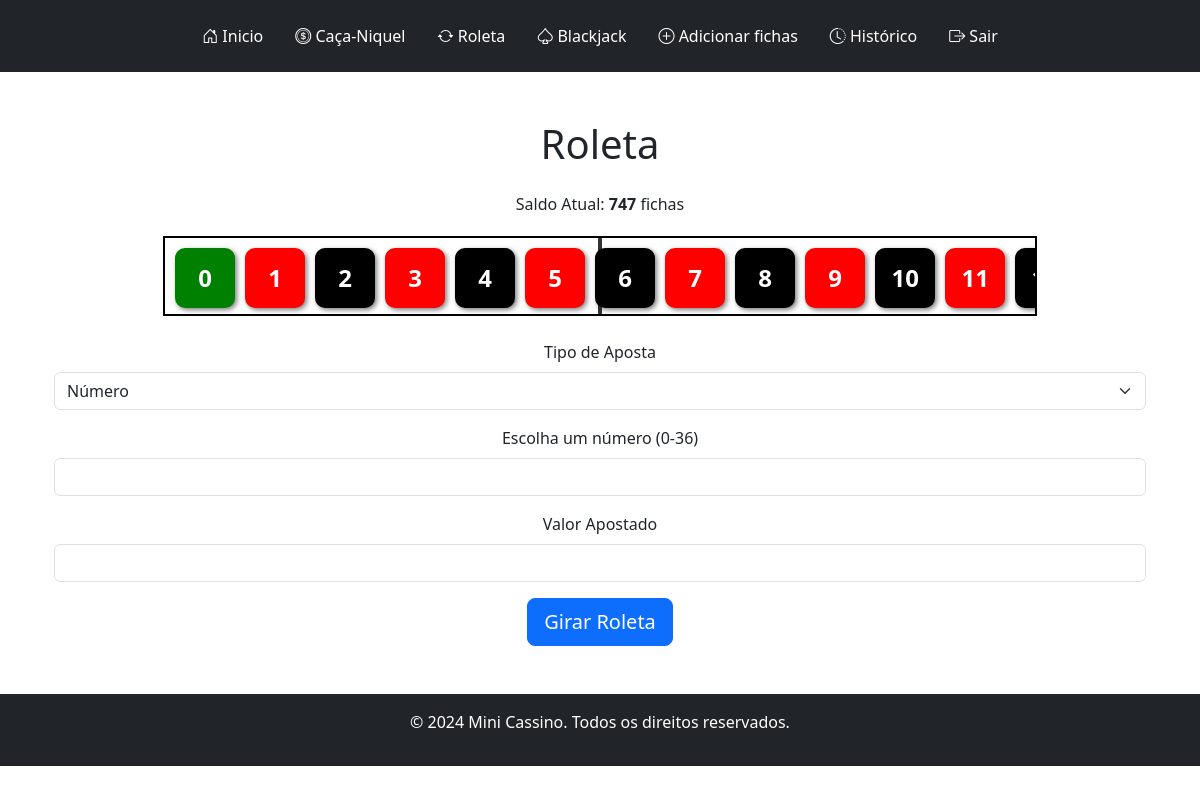
Page /roleta (signed in) on the earlier database version.
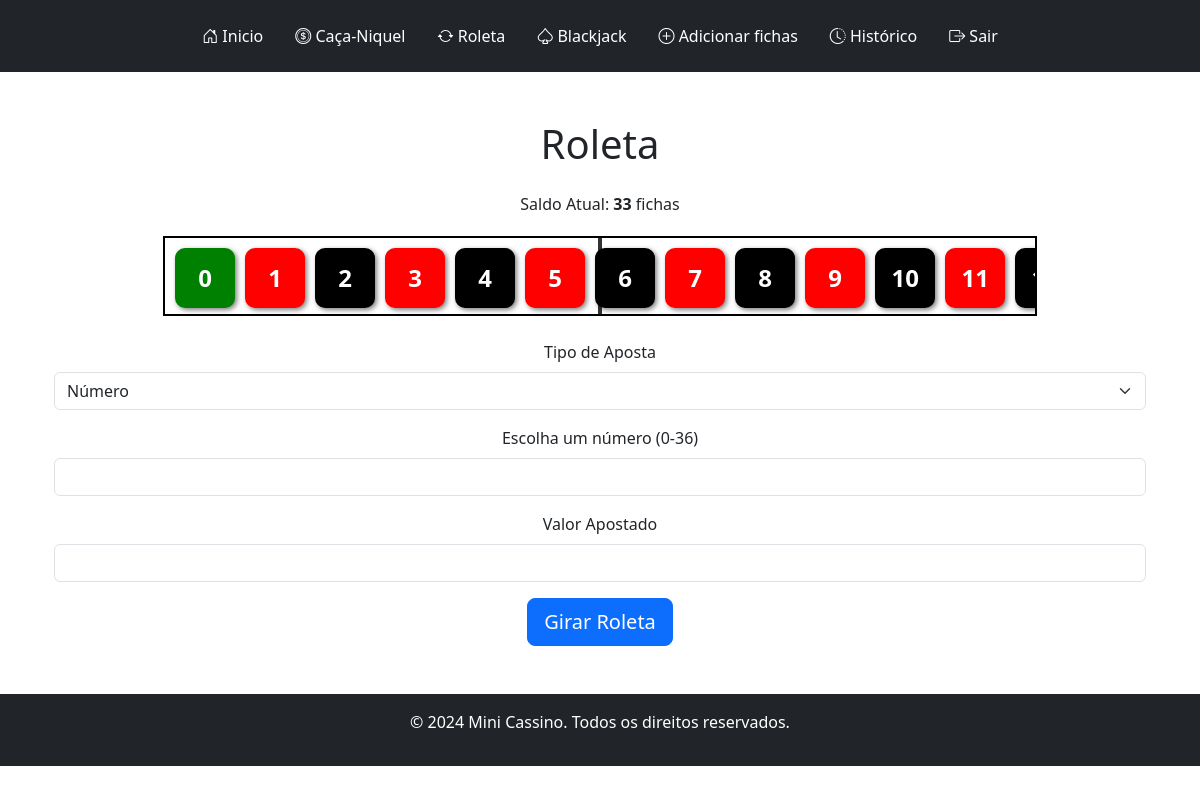
Same page on the later database version.
### tables this page shows
CREATE TABLE users (
    id INTEGER PRIMARY KEY AUTOINCREMENT,
    username TEXT NOT NULL,
    password TEXT NOT NULL
, saldo INTEGER DEFAULT 100, ganhos INTEGER, perdas INTEGER);

### app.py (the view, shortened to what this page needs)
@app.route('/roleta', methods=['GET', 'POST'])
@login_required
def roleta():
    user_id = session.get('user_id')
    saldo = db.execute("SELECT saldo FROM users WHERE id = ?", user_id)[0]["saldo"]
    roleta_sequence = [
        (0, 'verde'),
        (32, 'vermelho'), (15, 'preto'), (19, 'vermelho'), (4, 'preto'),
        (21, 'vermelho'), (2, 'preto'), (25, 'vermelho'), (17, 'preto'),
        (34, 'vermelho'), (6, 'preto'), (27, 'vermelho'), (13, 'preto'),
        (36, 'vermelho'), (11, 'preto'), (30, 'vermelho'), (8, 'preto'),
        (23, 'vermelho'), (10, 'preto'), (5, 'vermelho'), (24, 'preto'),
        (16, 'vermelho'), (33, 'preto'), (1, 'vermelho'), (20, 'preto'),
        (14, 'vermelho'), (31, 'preto'), (9, 'vermelho'), (22, 'preto'),
        (18, 'vermelho'), (29, 'preto'), (7, 'vermelho'), (28, 'preto'),
        (12, 'vermelho'), (35, 'preto'), (3, 'vermelho'), (26, 'preto')
    ]
    return render_template('roleta.html', saldo=saldo)

### help.py (called while the page is built)
def login_required(f):
    @wraps(f)
    def decorated_function(*args, **kwargs):
        if 'user_id' not in session:
            return redirect(url_for('login'))
        return f(*args, **kwargs)
    return decorated_function

### templates/roleta.html (shortened to what this page needs)
{% extends "layout.html" %}
{% block main %}
<div class="container text-center">
    <h1 class="my-4">Roleta</h1>
    <p>Saldo Atual: <strong>{{ saldo }}</strong> fichas</p>
    <div class="roleta-container">
        <div class="ponteiro"></div>
        <div class="roleta" id="roleta">
            {% for _ in range(4) %}
                <div class="slot zero">0</div>
                {% for numero in range(1, 37) %}
                    <div class="slot {% if numero % 2 == 0 %} preto {% else %} vermelho {% endif %}">{{ numero }}</div>
                {% endfor %}
            {% endfor %}
        </div>
    </div>
    <form method="POST" class="my-4" id="formAposta">
        <div class="mb-3">
            <label for="tipo_aposta" class="form-label">Tipo de Aposta</label>
            <select id="tipo_aposta" name="tipo_aposta" class="form-select" required>
                <option value="numero">Número</option>
            </select>
        </div>
        <div class="mb-3" id="campoAposta">
        </div>
        <div class="mb-3">
            <label for="valor_apostado" class="form-label">Valor Apostado</label>
            <input type="number" id="valor_apostado" name="valor_apostado" class="form-control" min="1" required>
        </div>
        <button type="submit" class="btn btn-primary btn-lg">Girar Roleta</button>
    </form>
</div>
{% endblock %}

Differences in the rows shown:
no longer on this page (row edited): users: saldo "747"
Other differences:
{{ saldo }}: (not shown) → "33"
